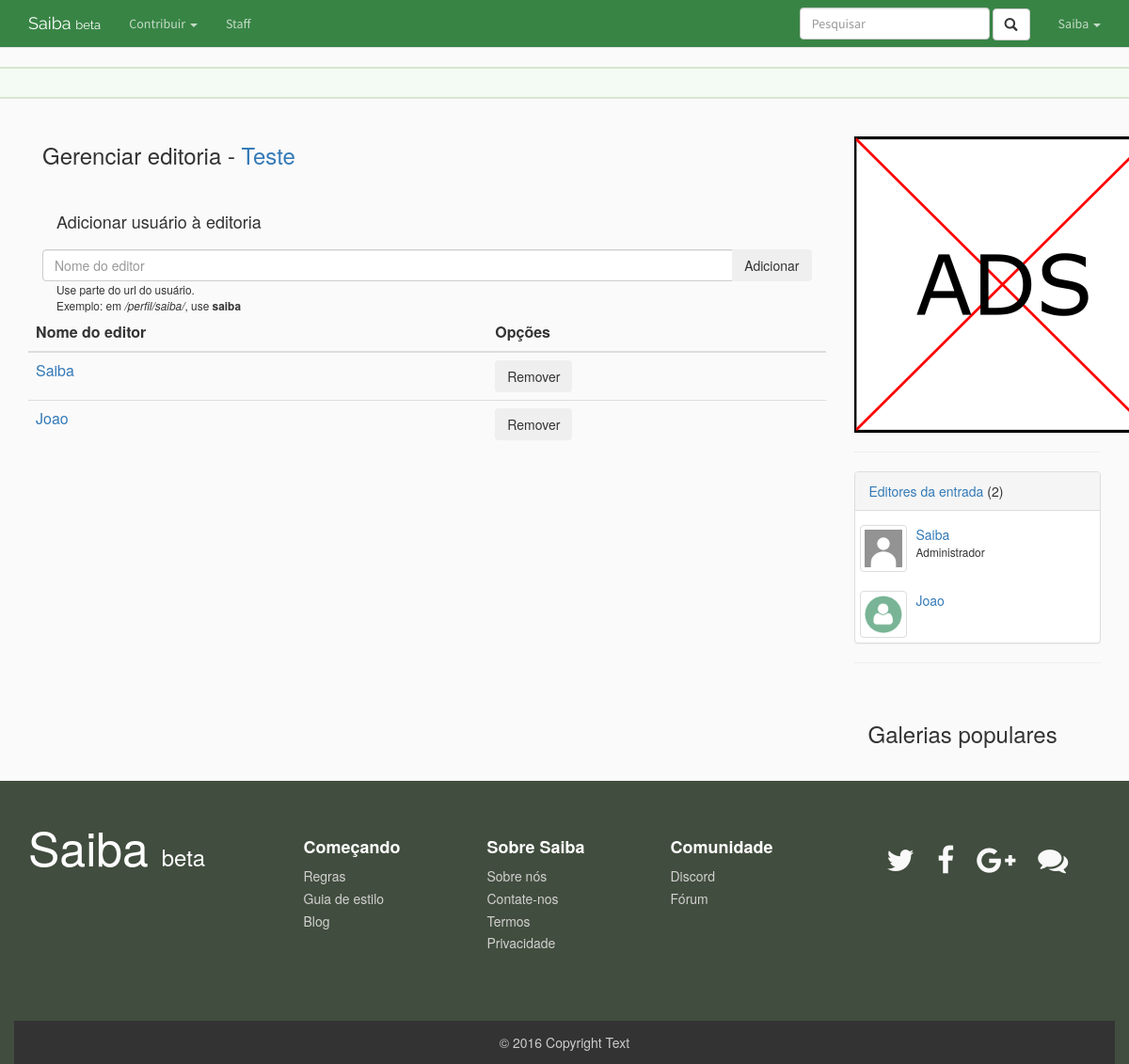
Screenshot of /entrada/teste/gerenciar-editoria (signed in) with the database file from the repository.
### entry/models.py (models this page shows, shortened)
class Entry(models.Model):
    author                  = models.ForeignKey(User, default=1)
    title                   = models.CharField(max_length=250)
    slug                    = models.SlugField(max_length=250, default="", blank=True, unique=True)
    status                  = models.ForeignKey(Status, default=1)
    category                = models.ForeignKey(Category, default=1)
    type                    = models.CharField(max_length=100, blank=True)
    date_origin             = models.CharField(max_length=100, blank=True)
    origin                  = models.CharField(max_length=100)
    icon                    = models.ImageField(upload_to='icon/', blank=True)
    icon_url                = models.URLField(blank=True)
    hidden                  = models.BooleanField(default=False)
    images_locked           = models.BooleanField(default=False)
    videos_locked           = models.BooleanField(default=False)
    comments_locked         = models.BooleanField(default=False)
    tags                    = models.ManyToManyField('home.Tag', blank=True)
    trending_points         = models.IntegerField(default=0)
    editorship              = models.ManyToManyField('profile.Profile', blank=True)
    view                    = GenericRelation('feedback.View')
    class Meta:
        verbose_name_plural = "entries"

### profile/models.py (models this page shows, shortened)
class Profile(models.Model):
    user        = models.OneToOneField(User, blank=True, null=True, default=None, on_delete=models.CASCADE)
    title       = models.CharField(max_length = 500, blank=True)
    slug        = models.SlugField(max_length=250, default="", blank=True)
    avatar      = models.ImageField(blank=True, upload_to='avatars/', default='assets/avatar_default.svg')
    gender      = models.CharField(max_length = 500, blank=True)
    location    = models.CharField(max_length = 500, blank=True)
    about       = models.TextField(max_length = 1500, blank=True)
    groups      = models.ManyToManyField(UserGroup, blank=True)

### entry/views.py (the view)
# urls.py: url(r'^(?P<entry_slug>[\w-]+)/gerenciar-editoria', views.manage_editorship, name = 'manage_editorship'),
def manage_editorship(request, entry_slug):
    entry = Entry.objects.get(slug=entry_slug)
    has_full_rights = request.user == entry.author or request.user.profile.HasPermission('edit_entry')
    if not has_full_rights and not entry.editorship.filter(user=request.user).exists():
        return redirect('entry:detail', entry_slug=entry_slug)
    editor_added = request.POST.get('editor_added')
    editor_removed = request.POST.get('editor_removed')
    entry = Entry.objects.get(slug=entry_slug)
    if editor_added:
        editor = Profile.objects.get(slug=editor_added)
        entry.editorship.add(editor)
    if editor_removed:
        editor = Profile.objects.get(slug=editor_removed)
        if editor.user == request.user or has_full_rights:
            entry.editorship.remove(editor)
    context = {'entry': entry, 'has_full_rights': has_full_rights}
    return render(request, 'entry/manage_editorship.html', context)

### entry/templates/entry/manage_editorship.html (shortened to what this page needs)
﻿{% extends 'home/base.html' %}
{% block body %}
    <h2 class="col-md-12">Gerenciar editoria - <a href="{% url "entry:detail" entry.slug %}">{{entry.title}}</a></h2>
    <form class="form-horizontal col-md-12" role="form" action="" method="post" enctype="multipart/form-data">
        <h3 class="col-md-12">Adicionar usuário à editoria</h3>
        <div class="input-group col-md-12">
            <input class="form-control" type="text" name="editor_added" placeholder="Nome do editor" {% if not has_full_rights %}disabled{% endif %}>
            <span class="input-group-btn">
                <button class="btn btn-secondary" type="submit" name="add_editor" {% if not has_full_rights %}disabled{% endif %}>Adicionar</button>
            </span>
        </div>
        <small class="col-md-6">Use parte do url do usuário.<br/>Exemplo: em <em>{% url 'profile:detail' request.user.profile.slug %}</em>, use <strong>{{request.user.profile.slug}}</strong></small>
        <div class="form-group">
            <table class="table">
                <thead>
                    <tr>
                        <th>Nome do editor</th>
                        <th>Opções</th>
                    </tr>
                </thead>
                <tbody>
                    {% for editor in entry.editorship.all %}
                        <tr>
                            <td><a href='{% url 'profile:detail' editor.slug %}'>{{ editor.user.username }}</a></td>
                            <td>{% if has_full_rights or editor.user == user %}<button class="btn btn-secondary" type="submit" name="editor_removed" value="{{editor.slug}}">Remover</button>{% endif %}</td>
                        </tr>
                    {% endfor %}
                </tbody>
            </table>
        </div>
    </form>
{% endblock %}

### home/templates/home/base.html (shortened to what this page needs)
﻿<!DOCTYPE html>
<html lang="pt-br">
    <head>
        {% load staticfiles %}
        <link rel="stylesheet" href="https://maxcdn.bootstrapcdn.com/bootstrap/3.3.6/css/bootstrap.min.css">
        <link rel="stylesheet" href="http://cdnjs.cloudflare.com/ajax/libs/font-awesome/4.6.3/css/font-awesome.min.css">
        <link rel="stylesheet" type="text/css" href="{% static 'home/style.css' %}"/>
        <link rel="stylesheet" type="text/css" href="{% static 'home/navbar.css' %}"/>
        <link rel="stylesheet" type="text/css" href="{% static 'home/base.css' %}"/>
        <link rel="stylesheet" type="text/css" href="{% static 'home/css/footer.css' %}"/>
    </head>
    <body>
        <nav id="saiba-navbar" class="navbar navbar-default navbar-fixed-top">
            <div class="container">
                <div class="navbar-header">
                    <a class="navbar-brand" href="{% url 'home:index' %}" style="font-family:Raleway;">Saiba <span class="navbar-version">beta</span></a>
                </div>
                <div id="navbar" class="navbar-collapse collapse" style="font-family:Source Sans Pro;">
                    <ul class="nav navbar-nav">
                        <li class="dropdown">
                            <a href="#" class="dropdown-toggle" data-toggle="dropdown" role="button" aria-haspopup="true" aria-expanded="false">Contribuir <span class="caret"></span></a>
                        </li>
                        {% if user.is_staff %}
                            <li>
                                <a href="{% url 'staff:index' %}" role="button">Staff</a>
                            </li>
                        {% endif %}
                    </ul>
                    <ul class="nav navbar-nav navbar-right">
                        <li>
                            <form class="navbar-form navbar-left" action="{% url 'home:page_search' %}" method="get">
                                <div class="form-group">
                                    <input id="navbar-search" name="q" type="text" class="form-control" placeholder="Pesquisar" autocomplete="off">
                                    <button type="submit" class="btn btn-default glyphicon glyphicon-search"></button>
                                </div>
                            </form>
                        </li>
                        {% if user.is_authenticated %}
                            <li class="dropdown">
                                <a href="#" class="dropdown-toggle" data-toggle="dropdown" role="button" aria-haspopup="true" aria-expanded="false">{{user.username}} <span class="caret"></span></a>
                            </li>
                        {% endif %}
                    </ul>
                </div>
            </div>
        </nav>
        <div id="trending" class="col-md-12">
        </div>
        <div id="site-conteudo" class="col-md-12">
            <div id="site-contexto" class="col-md-9">
                {% block body %}
                {% endblock %}
            </div>
            <div id="sidebar" class="col-md-3">{% include "home/sidebar.html" %}</div>
        </div>
        {% include 'home/footer.html' %}
    </body>
</html>

### home/templates/home/sidebar.html (shortened to what this page needs)
﻿<section id="ads">
    <img src="/media/ad_test.png" class='media-object'/>
</section>
{% if entry.editorship.all %}
    <hr/>
    <section id="lista-editores" class="panel panel-default">
        <div class="panel-heading"><a href="{% url 'entry:editorship' entry.slug %}">Editores da entrada</a> ({{entry.editorship.all|length}})</div>
        {% for editor in entry.editorship.all %}
            <div class="media" style="padding-left:5px; padding-bottom: 5px;">
                <div class="media-left media-middle">
                    {% if editor.avatar %}
                        <img src="{{editor.avatar.url}}" class="media-object img-thumbnail" style="width:50px">
                    {% endif%}
                </div>
                <div class="media-body">
                    <a class='media-heading' href="{% url 'profile:detail' editor.slug %}">{{editor.user.username}}</a>
                    <p><small>{{editor.user.profile.title}}</small></p>
                </div>
            </div>
        {% endfor %}
    </section>
{% endif %}
<hr/>
<section id="imagens-populares" class="container media col-md-12">
    <h2>Galerias populares</h2>
</section>

### home/static/home/style.css (style rules this page uses)
h2 { font-size: 24px; line-height: 40px; }
h3 { font-size: 18px; line-height: 40px; }

### home/static/home/base.css (style rules this page uses)
#trending { background-color: #f4fbf5; padding: 15px 0px 15px 0px; border-width: 2px 0px 2px 0px; border-style: solid; border-color: #d7e7cf; margin-top: 15px; }
#site-conteudo { margin-top: 20px; margin-bottom: 20px; }
.navbar-default { background-color: #388445; border-color: #E7E7E7; }
.navbar-default .navbar-brand { color: white; }
.navbar-version { font-size: 13px; }
.navbar-default .navbar-nav > li > a { color: rgba(255, 255, 255, 0.7); }
.navbar-default .navbar-nav > .dropdown > a .caret { border-top-color: rgba(255, 255, 255, 0.7); border-bottom-color: rgba(255, 255, 255, 0.7); }

### home/static/home/css/footer.css (style rules this page uses)
html { height: 100%; }

### rows the page displays
Entry: title "Teste", editorship.all|length "2"
Profile: user.username "Saiba", avatar (placeholder picture), user.profile "Administrador"
Profile: user.username "Joao", avatar (picture)

### other values shown
{{ user.username }} "Saiba"
{{ request.user.profile.slug }} "saiba"
